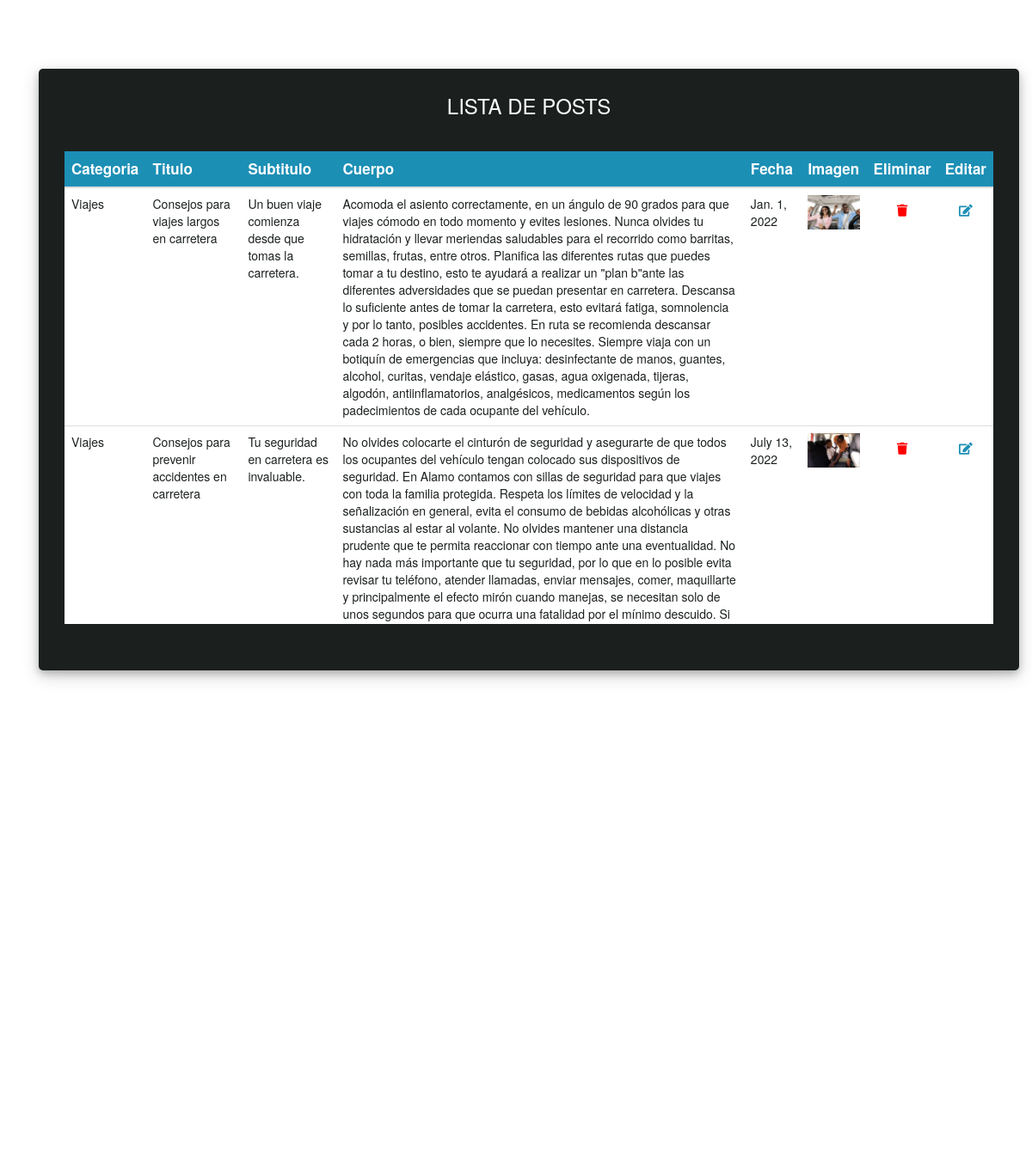
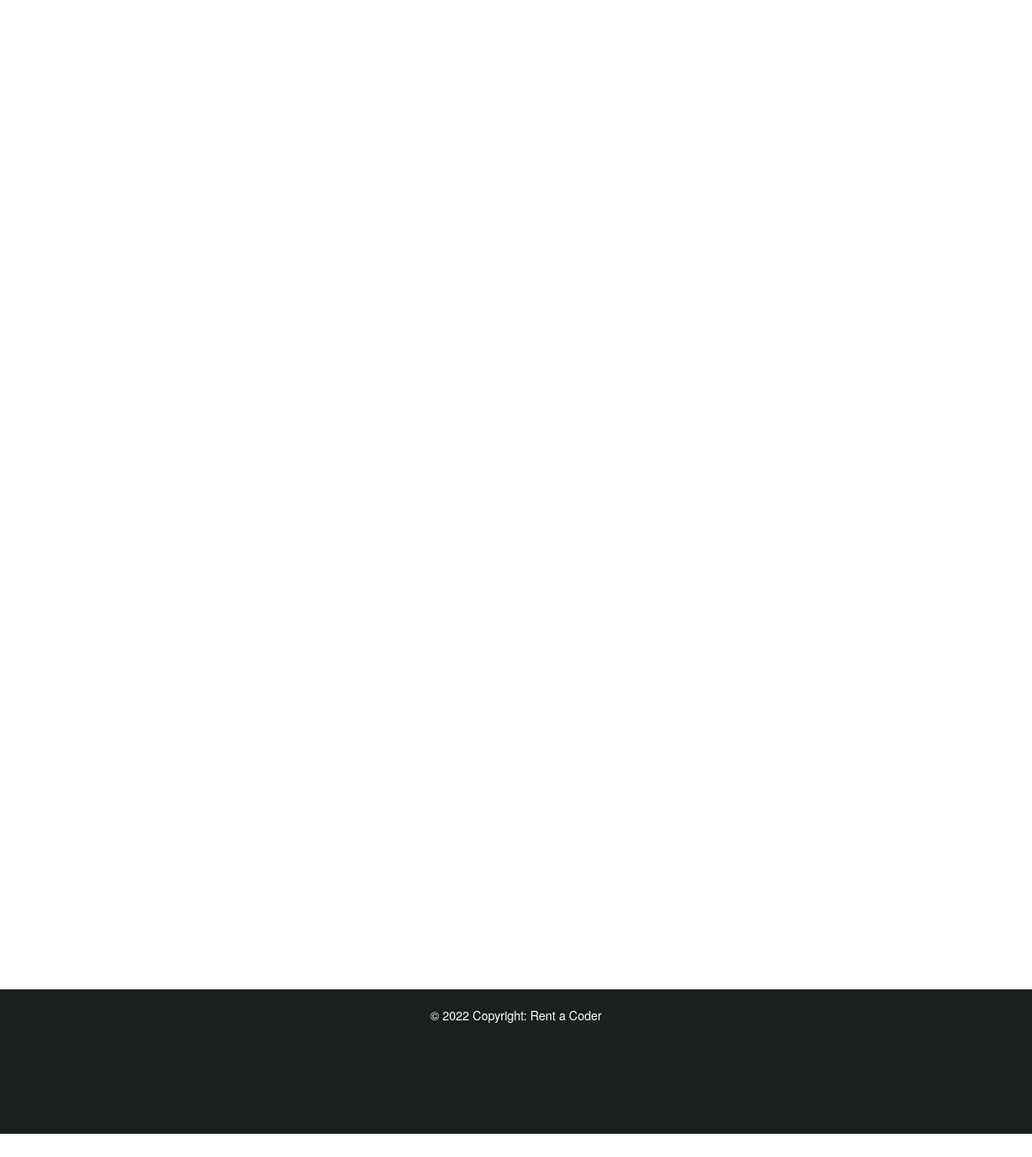
Screenshot of /blog/table/ with the database file from the repository (2 pictures, top to bottom).
### App_Blog/models.py (models this page shows, shortened)
class Post(models.Model):
    categoria = models.CharField(max_length=50, null=True)
    titulo = models.CharField(max_length=50)
    sub_titulo = models.CharField(max_length=50)
    cuerpo = models.CharField(max_length=5000)
    fecha = models.DateField(auto_now=False, auto_now_add=False)
    imagen = models.ImageField(upload_to='blog', blank=True, null=True)

### App_Blog/views.py (the view)
# urls.py: path('table/', PostTable,  name='PostTable'),
def PostTable(request):
    posts     = Post.objects.all()
    contexto = {"posts": posts}
    try:
        avatar = Avatar.objects.get(user=request.user.id)
        return render(request, "PostTable.html", {"posts": posts, "url":avatar.avatar.url})
    except:
        return render(request, "PostTable.html", contexto)

### App_Blog/templates/PostTable.html
{% extends 'Admin.html'%}
{% load static %}
{% block bloqueQueCambia %}
    <div class="container container-body">
      <div class="d-flex justify-content-center h-100">
        <div class="user_card">
          <div class="table-title">
            <h3 id="form-title">LISTA DE POSTS</h3>
          </div>
          <div class="justify-content-center form_container table-responsive">
            <table class="table table-fixed">
              <thead class="thead-dark">
                <tr>
                  <th scope="col">Categoria</th>
                  <th scope="col">Titulo</th>
                  <th scope="col">Subtitulo</th>
                  <th scope="col">Cuerpo</th>
                  <th scope="col">Fecha</th>
                  <th scope="col">Imagen</th>
                  <th scope="col">Eliminar</th>
                  <th scope="col">Editar</th>
                </tr>
              </thead>
              <tbody>
                {% for post in posts %}
                <tr>
                  <td>{{post.categoria}}</td>
                  <td>{{post.titulo}}</td>
                  <td>{{post.sub_titulo}}</td>
                  <td>{{post.cuerpo}}</td>
                  <td>{{post.fecha}}</td>
                  <td><img src="{{post.imagen.url}}" height="40px" alt=""></td>
                  <td class="text-center">
                      <a href="{% url 'PostDelete' post.id %}">
                        <button class="btn btn-delete">
                          <i class="fa fa-trash"></i>
                        </button>
                      </a>
                  </td>
                  <td class="text-center">
                    <a href="{% url 'PostEdit' post.id %}">
                      <button class="btn btn-edit">
                        <i class="fa fa-edit"></i>
                      </button>
                    </a>
                </td>
                </tr>
                {% endfor %}
              </tbody>
            </table>
          </div>
        </div>
      </div>
    </div>
    {% endblock bloqueQueCambia %}

### App_MVTProyectoFinalCoder/static/css/stylesAdmin.css (style rules this page uses)
body, html { margin: 0; padding: 0; height: 100%; background: #ffffff !important; }
.container-body { height: 89%; }
.form_container { padding-left: 20px !important; padding-right: 20px !important; height: 550px !important; }
.thead-dark { background-color: #1c8fb5 !important; color: white; font-size: 1.7rem; }
tbody { color: #1b201f; background-color: white !important; }
th { text-align: center; }
.table-title { text-align: center; }
.container-body { padding-top: 40px; }
.user_card { height: 700px !important; margin-top: auto; margin-bottom: auto; background: #1b201f; position: relative; justify-content: center; flex-direction: column; padding: 10px; box-shadow: 0 4px 8px 0 rgba(0, 0, 0, 0.2), 0 6px 20px 0 rgba(0, 0, 0, 0.19); -webkit-box-shadow: 0 4px 8px 0 rgba(0, 0, 0, 0.2), 0 6px 20px 0 rgba(0, 0, 0, 0.19); -moz-box-shadow: 0 4px 8px 0 rgba(0, 0, 0, 0.2), 0 6px 20px 0 rgba(0, 0, 0, 0.19); border-radius: 5px; }
.form_container { margin-top: 40px; margin-bottom: 40px; }
#form-title { margin-top: 20px; color: #fff; }
thead tr th { position: sticky; top: 0; z-index: 10; background-color: #1c8fb5 !important; }
.table-responsive { height:200px; overflow:scroll; }
.btn-delete { background-color: white; color: red; }
.btn-edit { background-color: white; color: #1c8fb5; }

### rows the page displays
Post: categoria "Viajes", titulo "Consejos para viajes largos en carretera", sub_titulo "Un buen viaje comienza desde que tomas la carretera.", cuerpo "Acomoda el asiento correctamente, en un ángulo de 90 grados para que viajes cómodo en todo momento y evites lesiones. Nunca olvides tu hidratación y llevar meriendas saludables para el recorrido como barritas, semillas, frutas, entre otros. Planifica las diferentes rutas que puedes tomar a tu destino, esto te ayudará a realizar un \"plan b\"ante las diferentes adversidades que se puedan presentar en carretera. Descansa lo suficiente antes de tomar la carretera, esto evitará fatiga, somnolencia y por lo tanto, posibles accidentes. En ruta se recomienda descansar cada 2 horas, o bien, siempre que lo necesites. Siempre viaja con un botiquín de emergencias que incluya: desinfectante de manos,…", fecha "Jan. 1, 2022", imagen (picture)
Post: categoria "Viajes", titulo "Consejos para prevenir accidentes en carretera", sub_titulo "Tu seguridad en carretera es invaluable.", cuerpo "No olvides colocarte el cinturón de seguridad y asegurarte de que todos los ocupantes del vehículo tengan colocado sus dispositivos de seguridad. En Alamo contamos con sillas de seguridad para que viajes con toda la familia protegida. Respeta los límites de velocidad y la señalización en general, evita el consumo de bebidas alcohólicas y otras sustancias al estar al volante. No olvides mantener una distancia prudente que te permita reaccionar con tiempo ante una eventualidad. No hay nada más importante que tu seguridad, por lo que en lo posible evita revisar tu teléfono, atender llamadas, enviar mensajes, comer, maquillarte y principalmente el efecto mirón cuando manejas, se necesitan solo…", fecha "July 13, 2022", imagen (picture)
